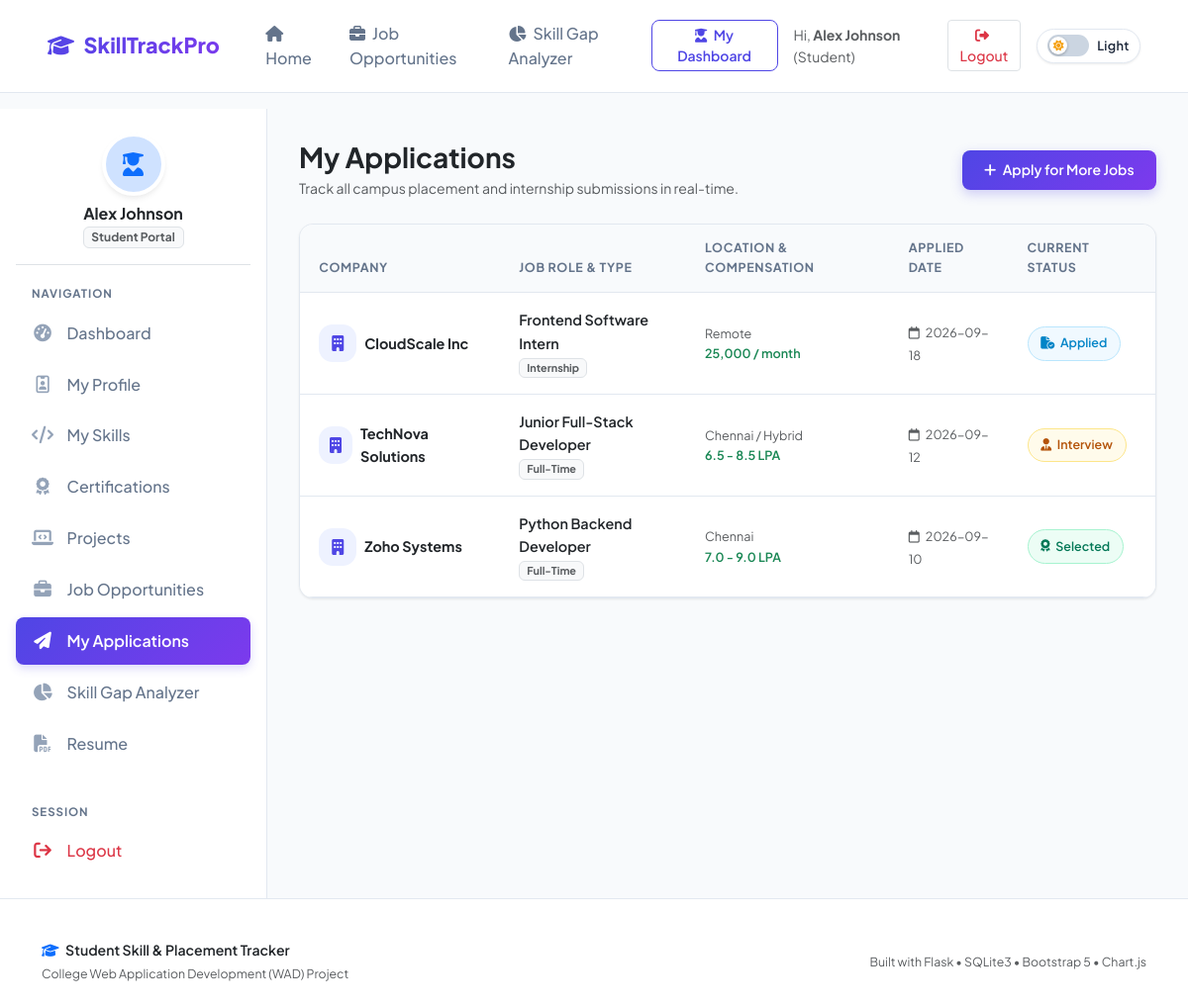
Screenshot of /student/applications (signed in) with the database file from the repository.
### tables this page shows
CREATE TABLE job_applications (
        id INTEGER PRIMARY KEY AUTOINCREMENT,
        job_id INTEGER NOT NULL,
        student_id INTEGER NOT NULL,
        status TEXT NOT NULL DEFAULT 'Applied' CHECK(status IN ('Applied', 'Shortlisted', 'Interview', 'Selected', 'Rejected')),
        applied_at TIMESTAMP DEFAULT CURRENT_TIMESTAMP,
        FOREIGN KEY (job_id) REFERENCES jobs (id) ON DELETE CASCADE,
        FOREIGN KEY (student_id) REFERENCES users (id) ON DELETE CASCADE,
        UNIQUE(job_id, student_id)
    );

CREATE TABLE jobs (
        id INTEGER PRIMARY KEY AUTOINCREMENT,
        title TEXT NOT NULL,
        company TEXT NOT NULL,
        location TEXT NOT NULL,
        job_type TEXT NOT NULL,
        required_skills TEXT NOT NULL,
        salary TEXT NOT NULL,
        deadline TEXT NOT NULL,
        description TEXT NOT NULL,
        created_at TIMESTAMP DEFAULT CURRENT_TIMESTAMP
    );

### app.py (the view)
@app.route('/student/applications')
@student_required
def applications():
    student_id = session['user_id']
    db = get_db()
    apps = db.execute("""
        SELECT a.*, j.title as job_title, j.company, j.location, j.job_type, j.salary, j.deadline
        FROM job_applications a
        JOIN jobs j ON a.job_id = j.id
        WHERE a.student_id = ?
        ORDER BY a.applied_at DESC
    """, (student_id,)).fetchall()
    return render_template('applications.html', applications=apps)

### app.py (called while the page is built)
def get_db():
    if 'db' not in g:
        g.db = sqlite3.connect(app.config['DATABASE'])
        g.db.row_factory = sqlite3.Row
        g.db.execute("PRAGMA foreign_keys = ON")
    return g.db

def student_required(f):
    @wraps(f)
    def decorated_function(*args, **kwargs):
        if 'user_id' not in session:
            flash('Please log in to continue.', 'warning')
            return redirect(url_for('login'))
        if session.get('role') != 'student':
            flash('Access denied. Student portal only.', 'danger')
            return redirect(url_for('admin_dashboard'))
        return f(*args, **kwargs)
    return decorated_function

### templates/applications.html (shortened to what this page needs)
{% extends "base.html" %}
{% block content %}
<div class="app-wrapper">
    {% include "student_sidebar.html" %}
    <div class="main-content">
        <div class="d-flex flex-wrap align-items-center justify-content-between mb-4">
            <div>
                <h3 class="fw-bold text-dark mb-1">My Applications</h3>
                <p class="text-muted small mb-0">Track all campus placement and internship submissions in real-time.</p>
            </div>
            <a href="{{ url_for('jobs') }}" class="btn btn-primary btn-sm">
                <i class="fa-solid fa-plus me-1"></i> Apply for More Jobs
            </a>
        </div>
        <div class="card card-custom">
            <div class="card-body-custom p-0">
                {% if applications %}
                <div class="table-responsive">
                    <table class="table table-custom mb-0">
                        <thead>
                            <tr>
                                <th>Company</th>
                                <th>Job Role & Type</th>
                                <th>Location & Compensation</th>
                                <th>Applied Date</th>
                                <th>Current Status</th>
                            </tr>
                        </thead>
                        <tbody>
                            {% for app in applications %}
                            <tr>
                                <td>
                                    <div class="d-flex align-items-center">
                                        <div class="stat-icon primary me-2" style="width: 38px; height: 38px; font-size: 1rem;">
                                            <i class="fa-solid fa-building"></i>
                                        </div>
                                        <div class="fw-bold text-dark">{{ app.company }}</div>
                                    </div>
                                </td>
                                <td>
                                    <div class="fw-semibold text-dark">{{ app.job_title }}</div>
                                    <span class="badge bg-light text-muted border small">{{ app.job_type }}</span>
                                </td>
                                <td>
                                    <div class="small text-muted">{{ app.location }}</div>
                                    <div class="small fw-semibold text-success">{{ app.salary }}</div>
                                </td>
                                <td>
                                    <span class="text-muted small">
                                        <i class="fa-regular fa-calendar me-1"></i> {{ app.applied_at[:10] }}
                                    </span>
                                </td>
                                <td>
                                    <span class="badge-status {{ app.status|lower }}">
                                        {% if app.status == 'Applied' %}
                                            <i class="fa-solid fa-file-circle-check"></i> Applied
                                        {% elif app.status == 'Shortlisted' %}
                                            <i class="fa-solid fa-user-check"></i> Shortlisted
                                        {% elif app.status == 'Interview' %}
                                            <i class="fa-solid fa-user-tie"></i> Interview
                                        {% elif app.status == 'Selected' %}
                                            <i class="fa-solid fa-award"></i> Selected
                                        {% elif app.status == 'Rejected' %}
                                            <i class="fa-solid fa-circle-xmark"></i> Rejected
                                        {% endif %}
                                    </span>
                                </td>
                            </tr>
                            {% endfor %}
                        </tbody>
                    </table>
                </div>
                {% endif %}
            </div>
        </div>
    </div>
</div>
{% endblock %}

### static/css/style.css (style rules this page uses)
:root { --font-main: 'Plus Jakarta Sans', -apple-system, BlinkMacSystemFont, 'Segoe UI', Roboto, sans-serif; --primary: #4f46e5; --primary-hover: #4338ca; --primary-light: #eef2ff; --secondary: #7c3aed; --secondary-light: #f5f3ff; --accent: #06b6d4; --success: #10b981; --success-light: #ecfdf5; --warning: #f59e0b; --warning-light: #fffbeb; --danger: #ef4444; --danger-light: #fef2f2; --info: #0284c7; --info-light: #f0f9ff; --dark: #0f172a; --text-main: #1e293b; --text-muted: #64748b; --bg-body: #f8fafc; --bg-card: #ffffff; --border-color: #e2e8f0; --sidebar-width: 270px; --navbar-height: 72px; --radius-sm: 8px; --radius-md: 14px; --radius-lg: 20px; --shadow-sm: 0 1px 3px rgba(0, 0, 0, 0.05), 0 1px 2px rgba(0, 0, 0, 0.03); --shadow-md: 0 4px 6px -1px rgba(0, 0, 0, 0.06), 0 2px 4px -1px rgba(0, 0, 0, 0.04); --shadow-lg: 0 10px 15px -3px rgba(0, 0, 0, 0.07), 0 4px 6px -2px rgba(0, 0, 0, 0.04); --shadow-xl: 0 20px 25px -5px rgba(0, 0, 0, 0.08), 0 10px 10px -5px rgba(0, 0, 0, 0.03); }
* { margin: 0; padding: 0; box-sizing: border-box; }
body { font-family: var(--font-main); background-color: var(--bg-body); color: var(--text-main); line-height: 1.6; min-height: 100vh; display: flex; flex-direction: column; -webkit-font-smoothing: antialiased; }
a { text-decoration: none; transition: all 0.2s ease-in-out; }
.btn-primary { background: linear-gradient(135deg, var(--primary) 0%, var(--secondary) 100%); border: none; color: #ffffff; font-weight: 600; padding: 0.6rem 1.4rem; border-radius: var(--radius-sm); box-shadow: 0 4px 12px rgba(79, 70, 229, 0.25); transition: all 0.25s ease; }
.app-wrapper { display: flex; flex: 1; min-height: calc(100vh - var(--navbar-height)); }
.main-content { flex: 1; padding: 2rem; background-color: var(--bg-body); max-width: 100%; overflow-x: hidden; }
.card-custom { background: var(--bg-card); border: 1px solid var(--border-color); border-radius: var(--radius-md); box-shadow: var(--shadow-sm); transition: transform 0.25s ease, box-shadow 0.25s ease; overflow: hidden; }
.card-body-custom { padding: 1.5rem; }
.stat-icon { width: 54px; height: 54px; border-radius: 14px; display: flex; align-items: center; justify-content: center; font-size: 1.5rem; }
.stat-icon.primary { background: var(--primary-light); color: var(--primary); }
.badge-status { padding: 0.4rem 0.8rem; border-radius: 20px; font-weight: 600; font-size: 0.78rem; display: inline-flex; align-items: center; gap: 0.35rem; }
.badge-status.applied { background-color: var(--info-light); color: var(--info); border: 1px solid #bae6fd; }
.badge-status.interview { background-color: var(--warning-light); color: #b45309; border: 1px solid #fde68a; }
.badge-status.selected { background-color: var(--success-light); color: #047857; border: 1px solid #a7f3d0; }
.table-custom { width: 100%; border-collapse: separate; border-spacing: 0; }
.table-custom th { background-color: #f8fafc; color: var(--text-muted); font-size: 0.78rem; font-weight: 700; text-transform: uppercase; letter-spacing: 0.05em; padding: 0.9rem 1.2rem; border-bottom: 1px solid var(--border-color); }
.table-custom td { padding: 1rem 1.2rem; vertical-align: middle; border-bottom: 1px solid var(--border-color); background-color: #ffffff; font-size: 0.9rem; }

### rows the page displays
job_applications: company "CloudScale Inc", job_title "Frontend Software Intern", job_type "Internship", location "Remote", salary "25,000 / month", applied_at "2026-09-18", status "Applied" (drawn)
job_applications: company "TechNova Solutions", job_title "Junior Full-Stack Developer", job_type "Full-Time", location "Chennai / Hybrid", salary "6.5 - 8.5 LPA", applied_at "2026-09-12", status "Interview" (drawn)
job_applications: company "Zoho Systems", job_title "Python Backend Developer", job_type "Full-Time", location "Chennai", salary "7.0 - 9.0 LPA", applied_at "2026-09-10", status "Selected" (drawn)

### other values shown
{{ session.get('name') }} "Alex Johnson"
{{ session.get('role')|capitalize }} "Student"
